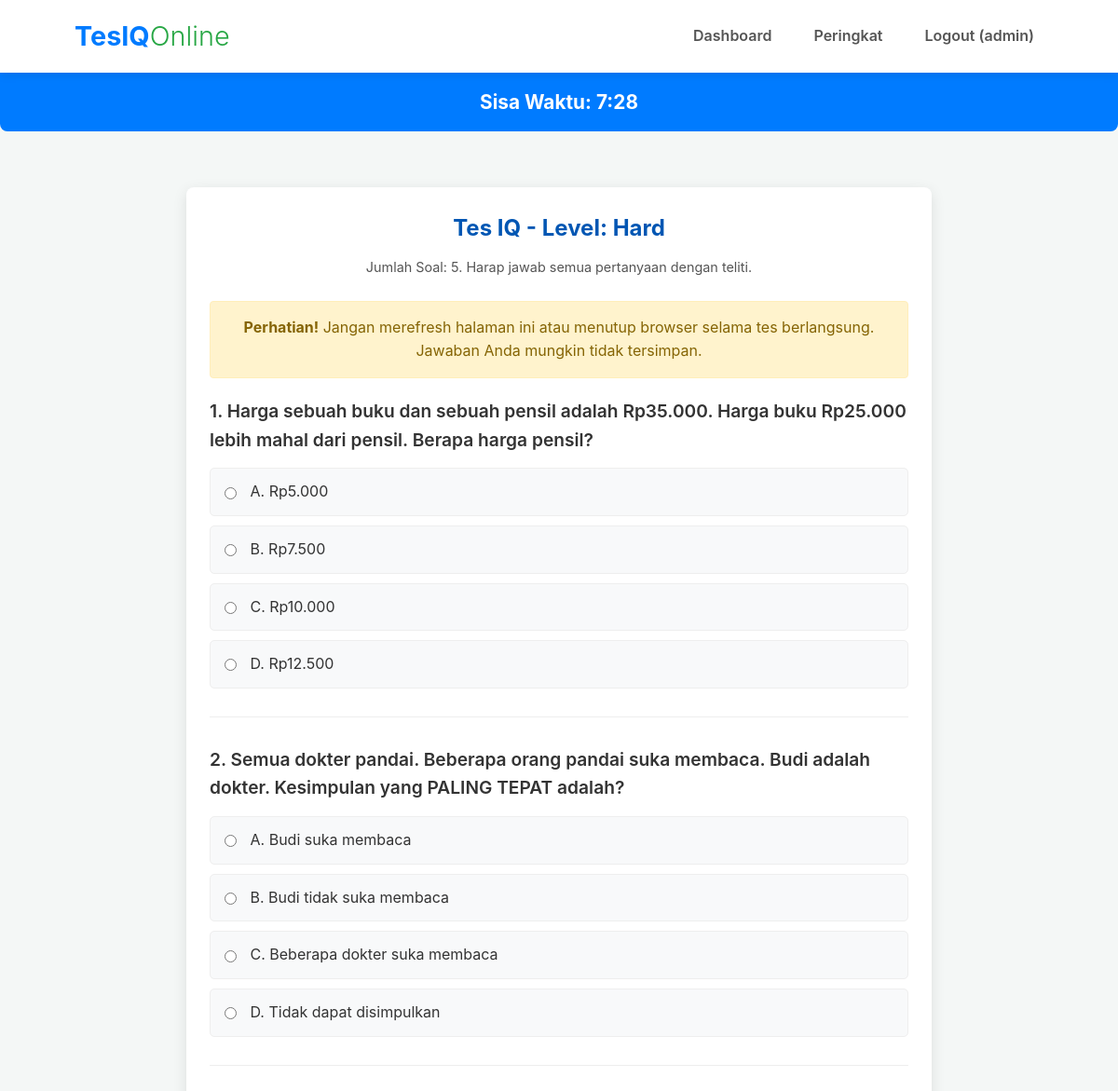
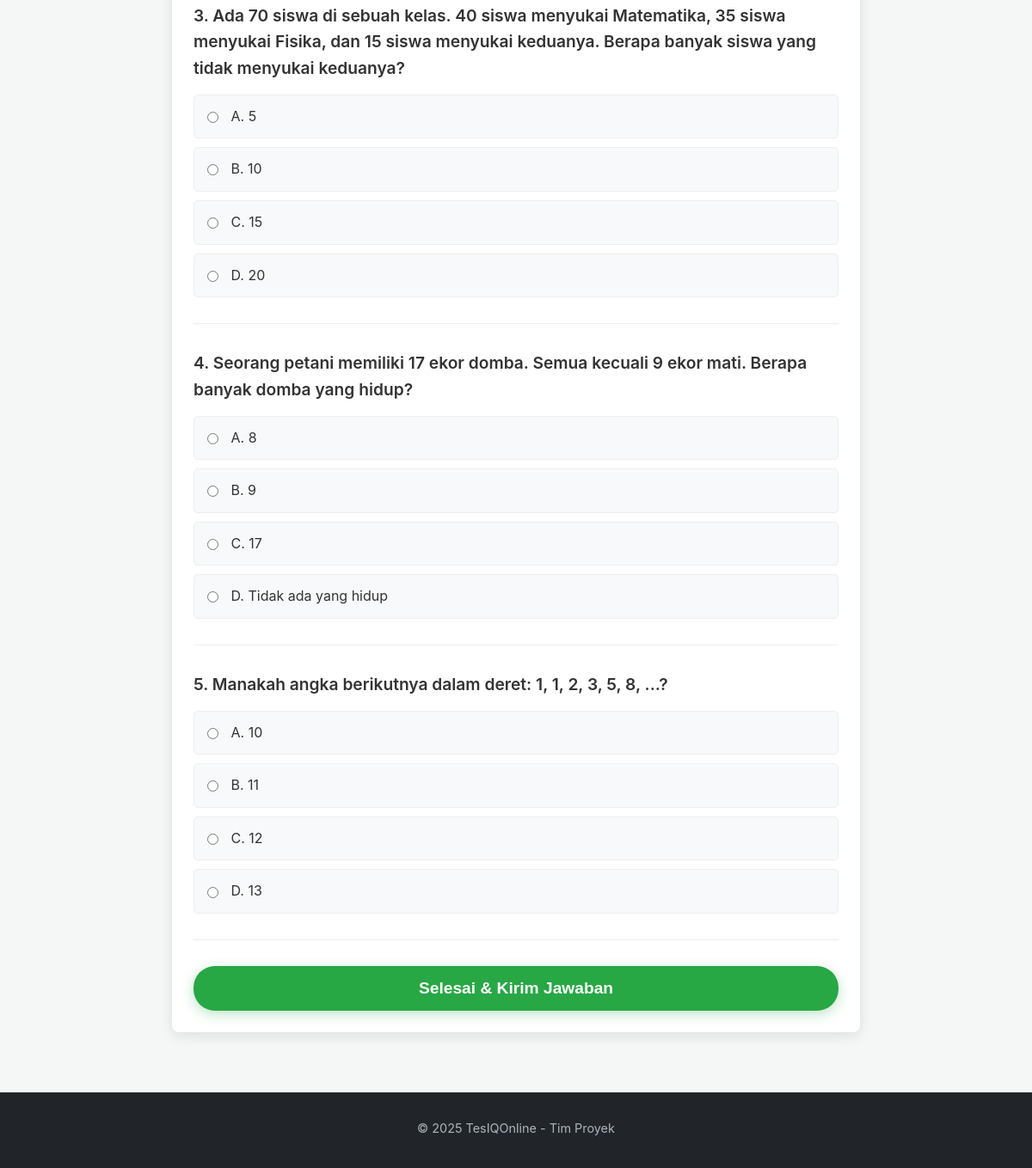
Screenshot of /test.php?level_id=3 (signed in) with the database file from the repository (2 pictures, top to bottom).
### tables this page shows
CREATE TABLE IF NOT EXISTS `levels` (
  `id` int(11) NOT NULL AUTO_INCREMENT,
  `level_name` varchar(50) NOT NULL,
  `description` text DEFAULT NULL,
  PRIMARY KEY (`id`),
  UNIQUE KEY `level_name` (`level_name`)
);

CREATE TABLE IF NOT EXISTS `questions` (
  `id` int(11) NOT NULL AUTO_INCREMENT,
  `level_id` int(11) NOT NULL,
  `question_number` int(11) NOT NULL,
  `question_text` text NOT NULL,
  `option_a` varchar(255) NOT NULL,
  `option_b` varchar(255) NOT NULL,
  `option_c` varchar(255) NOT NULL,
  `option_d` varchar(255) NOT NULL,
  `correct_option` char(1) NOT NULL,
  `points` int(11) NOT NULL DEFAULT 10,
  `created_at` timestamp NOT NULL DEFAULT current_timestamp(),
  PRIMARY KEY (`id`),
  KEY `level_id` (`level_id`),
  CONSTRAINT `questions_ibfk_1` FOREIGN KEY (`level_id`) REFERENCES `levels` (`id`) ON DELETE CASCADE
);

### test.php (the view, shortened to what this page needs)
<?php
require_once 'config/db.php';
$level_id = intval($_GET['level_id']);
$stmt_level = $conn->prepare("SELECT level_name, description FROM levels WHERE id = ?");
$stmt_level->bind_param("i", $level_id);
$stmt_level->execute();
$result_level = $stmt_level->get_result();
$level_data = $result_level->fetch_assoc();
$level_name = $level_data['level_name'];
$jumlah_soal_per_tes = 10;
$questions = [];
$stmt_questions = $conn->prepare("SELECT id, question_text, option_a, option_b, option_c, option_d FROM questions WHERE level_id = ? ORDER BY RAND() LIMIT ?");
$stmt_questions->bind_param("ii", $level_id, $jumlah_soal_per_tes);
$stmt_questions->execute();
$result_questions = $stmt_questions->get_result();
if ($result_questions->num_rows > 0) {
    while ($row = $result_questions->fetch_assoc()) {
        $questions[] = $row;
    }
}
$waktu_per_soal_detik = 90;
$total_waktu_tes_detik = count($questions) * $waktu_per_soal_detik;
?>
<!DOCTYPE html>
<html lang="id">
<head>
    <link rel="stylesheet" href="assets/css/style.css">
    <link rel="stylesheet" href="assets/css/test.css">
</head>
<body>
    <header>
        <div class="container">
            <div class="logo">
                 <h1><a href="index.php" style="text-decoration: none; color: inherit;">TesIQ<span class="logo-online">Online</span></a></h1>
            </div>
            <nav>
                <ul>
                    <li><a href="dashboard_user.php">Dashboard</a></li>
                    <li><a href="ranking.php">Peringkat</a></li>
                    <li><a href="logout.php">Logout (<?php echo htmlspecialchars($_SESSION['username']); ?>)</a></li>
                </ul>
            </nav>
        </div>
    </header>
    <div class="timer" id="timer">
        Sisa Waktu: <span id="time">--:--</span>
    </div>
    <main>
        <div class="test-container" data-timeleft="<?php echo $total_waktu_tes_detik; ?>">
            <h2 style="text-align:center; margin-bottom:10px; color:#0056b3;">Tes IQ - Level: <?php echo htmlspecialchars($level_name); ?></h2>
            <p style="text-align:center; margin-bottom:25px; font-size:0.9em; color:#555;">Jumlah Soal: <?php echo count($questions); ?>. Harap jawab semua pertanyaan dengan teliti.</p>
            <div class="warning-message">
                <strong>Perhatian!</strong> Jangan merefresh halaman ini atau menutup browser selama tes berlangsung. Jawaban Anda mungkin tidak tersimpan.
            </div>
            <form action="submit_test.php" method="POST" id="testForm">
                <?php foreach ($questions as $index => $q): ?>
                    <div class="question-block">
                        <p class="question-text"><?php echo ($index + 1) . ". " . htmlspecialchars($q['question_text']); ?></p>
                        <div class="options">
                            <input type="hidden" name="questions_ids[<?php echo $q['id']; ?>]" value="<?php echo $q['id']; ?>"> <label>
                                <input type="radio" name="answers[<?php echo $q['id']; ?>]" value="A" required>
                                A. <?php echo htmlspecialchars($q['option_a']); ?>
                            </label>
                            <label>
                                <input type="radio" name="answers[<?php echo $q['id']; ?>]" value="B">
                                B. <?php echo htmlspecialchars($q['option_b']); ?>
                            </label>
                            <label>
                                <input type="radio" name="answers[<?php echo $q['id']; ?>]" value="C">
                                C. <?php echo htmlspecialchars($q['option_c']); ?>
                            </label>
                            <label>
                                <input type="radio" name="answers[<?php echo $q['id']; ?>]" value="D">
                                D. <?php echo htmlspecialchars($q['option_d']); ?>
                            </label>
                        </div>
                    </div>
                <?php endforeach; ?>
                <button type="submit" class="btn btn-primary submit-test-btn">Selesai & Kirim Jawaban</button>
            </form>
        </div>
    </main>
    <footer style="margin-top: 50px;">
        <div class="container">
            <p>&copy; <?php echo date("Y"); ?> TesIQOnline - Tim Proyek</p>
        </div>
    </footer>
</body>
</html>

### assets/css/style.css (style rules this page uses)
* { margin: 0; padding: 0; box-sizing: border-box; }
body { font-family: -apple-system, BlinkMacSystemFont, "Segoe UI", Roboto, Helvetica, Arial, sans-serif, "Apple Color Emoji", "Segoe UI Emoji", "Segoe UI Symbol"; line-height: 1.6; color: #333; background-color: #f4f7f6; display: flex; flex-direction: column; min-height: 100vh; }
.container { width: 90%; max-width: 1100px; margin: 0 auto; padding: 0 20px; }
header { background-color: #ffffff; color: #333; padding: 1rem 0; box-shadow: 0 2px 10px rgba(0, 0, 0, 0.1); position: sticky; top: 0; z-index: 1000; }
header .container { display: flex; justify-content: space-between; align-items: center; }
header .logo h1 { font-size: 1.8rem; color: #007bff; font-weight: 700; }
header .logo .logo-online { color: #28a745; font-weight: 300; }
header nav ul { list-style: none; display: flex; }
header nav ul li { margin-left: 25px; }
header nav ul li a { text-decoration: none; color: #555; font-weight: 600; padding: 5px 10px; border-radius: 5px; transition: background-color 0.3s ease, color 0.3s ease; }
main { flex-grow: 1; padding-top: 20px; }
.btn { display: inline-block; padding: 12px 28px; text-decoration: none; border-radius: 25px; font-weight: 600; transition: background-color 0.3s ease, transform 0.2s ease; font-size: 1rem; cursor: pointer; border: none; }
.btn-primary { background-color: #28a745; color: #fff; box-shadow: 0 4px 15px rgba(40, 167, 69, 0.3); }
footer { background-color: #212529; color: #adb5bd; text-align: center; padding: 30px 0; margin-top: auto; }
footer p { margin-bottom: 5px; font-size: 0.9rem; }

### assets/css/test.css (style rules this page uses)
.test-container { max-width: 800px; margin: 20px auto; padding: 25px; background-color: #fff; border-radius: 8px; box-shadow: 0 4px 15px rgba(0, 0, 0, 0.1); }
.question-block { margin-bottom: 30px; padding-bottom: 20px; border-bottom: 1px solid #eee; }
.question-text { font-size: 1.2rem; font-weight: 600; margin-bottom: 15px; color: #333; }
.options label { display: block; background-color: #f8f9fa; padding: 12px 15px; margin-bottom: 10px; border-radius: 5px; cursor: pointer; transition: background-color 0.2s ease-in-out, border-color 0.2s ease-in-out; border: 1px solid #eee; }
.options input[type="radio"] { margin-right: 10px; vertical-align: middle; }
.timer { position: sticky; top: 70px; background-color: #007bff; color: white; padding: 15px; text-align: center; font-size: 1.3rem; font-weight: bold; border-radius: 0 0 8px 8px; z-index: 900; margin-bottom: 20px; }
header { position: sticky; top: 0; z-index: 1000; }
.submit-test-btn { display: block; width: 100%; padding: 15px; font-size: 1.2rem; margin-top: 30px; }
.warning-message { background-color: #fff3cd; color: #856404; padding: 15px; margin-bottom: 20px; border: 1px solid #ffeeba; border-radius: 0.25rem; text-align: center; }

### rows the page displays
levels: level_name "Hard"
questions: question_text "Harga sebuah buku dan sebuah pensil adalah Rp35.000. Harga buku Rp25.000 lebih mahal dari pensil. Berapa harga pensil?", option_a "Rp5.000", option_b "Rp7.500", option_c "Rp10.000", option_d "Rp12.500"
questions: question_text "Semua dokter pandai. Beberapa orang pandai suka membaca. Budi adalah dokter. Kesimpulan yang PALING TEPAT adalah?", option_a "Budi suka membaca", option_b "Budi tidak suka membaca", option_c "Beberapa dokter suka membaca", option_d "Tidak dapat disimpulkan"
questions: question_text "Ada 70 siswa di sebuah kelas. 40 siswa menyukai Matematika, 35 siswa menyukai Fisika, dan 15 siswa menyukai keduanya. Berapa banyak siswa yang tidak menyukai keduanya?", option_a "5", option_b "10", option_c "15", option_d "20"
questions: question_text "Seorang petani memiliki 17 ekor domba. Semua kecuali 9 ekor mati. Berapa banyak domba yang hidup?", option_a "8", option_b "9", option_c "17", option_d "Tidak ada yang hidup"
questions: question_text "Manakah angka berikutnya dalam deret: 1, 1, 2, 3, 5, 8, ...?", option_a "10", option_b "11", option_c "12", option_d "13"

### other values shown
$_SESSION['username'] "admin"
count($questions) "5"
